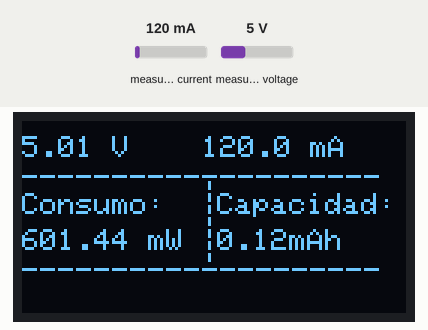
Recording of a sketch running on a simulated ESP32. Shown: 128×64 one-colour display. The test bench sets the inputs (shaded band); at power-on: measured current 120 mA, measured voltage 5 V. WiFi joins after 1.5 s; servers stay silent unless stated; the local clock reads 2024-03-15 10:24:30 at power-on unless the sketch sets it; storage starts empty; what the sketch prints to the serial monitor is not drawn.

Above: at 3.0 s.
3.1 s: measured current set to 500 mA
At 5.1 s:
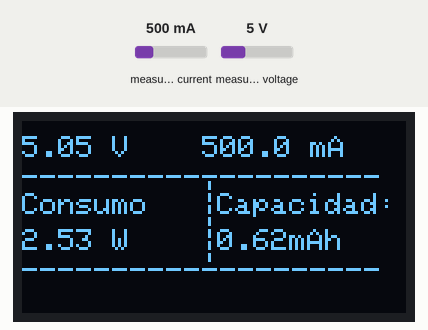
9.0 s: measured current set to 983 mA
At 10.9 s:
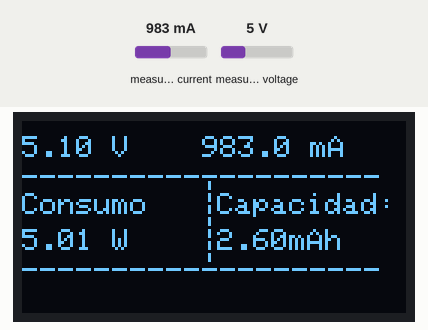
13.6 s: measured current set to 1027 mA
At 15.2 s:
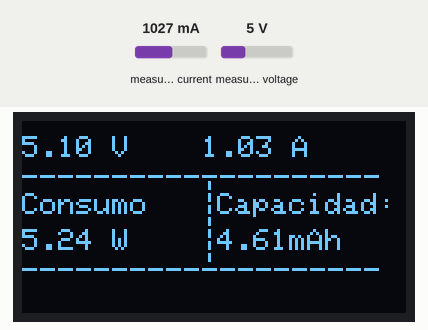
19.5 s: measured voltage set to 0.3 V
At 20.9 s:
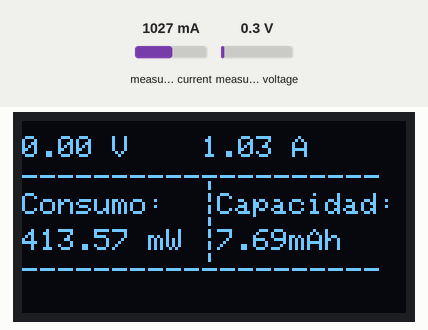
25.4 s: measured voltage set to 3.8 V
At 26.8 s:
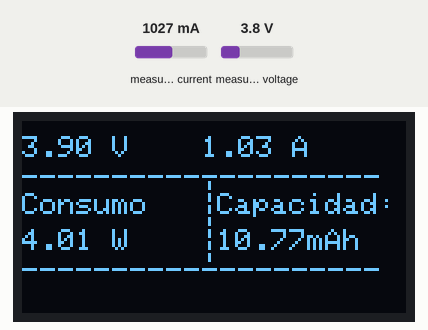
Timing chart, 0 to 28.4 s (numbered marks = the images above; inputs shaded):
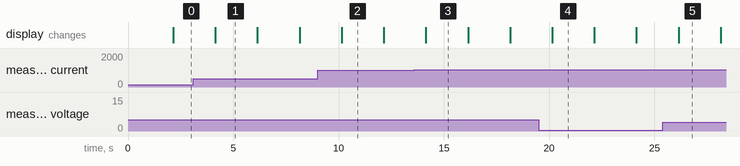

The sketch:

ina_prueba.ino
```cpp
#define BLYNK_PRINT Serial
#define BLYNK_TEMPLATE_ID "TMPLNXjDP_bx"
#define BLYNK_DEVICE_NAME "multimetro"


#include <SPI.h>
#include <Wire.h>
#include <Adafruit_INA219.h>
#include <Adafruit_GFX.h>
#include <Adafruit_SSD1306.h>
#include "RTClib.h"
#include <SD.h>
#include <BlynkSimpleEsp32.h>

/****************************************************************************/

#define SCREEN_WIDTH 128 // OLED display width, in pixels
#define SCREEN_HEIGHT 64 // OLED display height, in pixels
#define OLED_RESET     -1 // Reset pin # (or -1 if sharing Arduino reset pin)
#define SCREEN_ADDRESS 0x3C ///< See datasheet for Address; 0x3D for 128x64, 0x3C for 128x32
// Declaration for an SSD1306 display connected to I2C (SDA, SCL pins)
Adafruit_SSD1306 display(SCREEN_WIDTH, SCREEN_HEIGHT, &Wire, OLED_RESET);
Adafruit_INA219 ina219;
RTC_DS3231 rtc;
TimeSpan step = TimeSpan(60);
File file;
DateTime now, later;
String data;
BlynkTimer timer;

char auth[] = "_zh-V47ti_h3IBFWfak1fOZKX3c8EIlo";
char ssid[] = "CARBAJALJORDAN";
char pass[] = "77wilbermariel77";


unsigned long previousMillis = 0;
unsigned long interval = 2000;
float shuntvoltage = 0.00;
float busvoltage = 0.00;
float current = 0.00;
float loadvoltage = 0.00;
//float energy = 0.00,  energyCost, energyPrevious, energyDifference;
float power = 0.00;
float capacity = 0.00;
static const uint8_t image_data[] = {
    0x00, 0x00, 0x00, 0x00, 0x00, 0x00,
    0x00, 0x00, 0x00, 0x00, 0x00, 0x00,
    0x00, 0x00, 0x00, 0x00, 0x00, 0x00,
    0x00, 0x00, 0x08, 0x00, 0x00, 0x00,
    0x00, 0x00, 0x18, 0x00, 0x00, 0x00,
    0x00, 0x00, 0x38, 0x00, 0x00, 0x00,
    0x00, 0x00, 0x78, 0x00, 0x00, 0x00,
    0x00, 0x00, 0x78, 0x00, 0x00, 0x00,
    0x00, 0x80, 0x78, 0x00, 0x10, 0x00,
    0x01, 0x00, 0xfc, 0x00, 0x08, 0x00,
    0x01, 0x00, 0xfc, 0x00, 0x08, 0x00,
    0x03, 0x00, 0xfe, 0x00, 0x0c, 0x00,
    0x06, 0x00, 0xff, 0x00, 0x04, 0x00,
    0x06, 0x00, 0xff, 0x80, 0x06, 0x00,
    0x06, 0x00, 0xff, 0xc0, 0x06, 0x00,
    0x0e, 0x00, 0xff, 0xc0, 0x07, 0x00,
    0x0e, 0x00, 0xff, 0xe0, 0x07, 0x00,
    0x0e, 0x00, 0x7f, 0xe0, 0x07, 0x00,
    0x0e, 0x00, 0x7f, 0xf0, 0x07, 0x00,
    0x1e, 0x00, 0x3f, 0xf0, 0x07, 0x00,
    0x1e, 0x00, 0x3f, 0xf0, 0x07, 0x80,
    0x1f, 0x00, 0x1f, 0xf0, 0x0f, 0x80,
    0x1f, 0x00, 0x0f, 0xf0, 0x0f, 0x80,
    0x1f, 0x00, 0x07, 0xf0, 0x0f, 0x80,
    0x1f, 0x80, 0x03, 0xf0, 0x1f, 0x00,
    0x0f, 0x80, 0x03, 0xf0, 0x1f, 0x00,
    0x0f, 0xc0, 0x01, 0xe0, 0x3f, 0x00,
    0x0f, 0xe0, 0x01, 0xe0, 0x7f, 0x00,
    0x0f, 0xf0, 0x01, 0xc0, 0xff, 0x00,
    0x07, 0xf8, 0x01, 0xc1, 0xfe, 0x00,
    0x07, 0xfc, 0x01, 0x83, 0xfe, 0x00,
    0x07, 0xff, 0x01, 0x0f, 0xfc, 0x00,
    0x03, 0xff, 0xe2, 0x7f, 0xfc, 0x00,
    0x01, 0xff, 0xff, 0xff, 0xf8, 0x00,
    0x01, 0xff, 0xff, 0xff, 0xf8, 0x00,
    0x00, 0xff, 0xff, 0xff, 0xf0, 0x00,
    0x00, 0x7f, 0xff, 0xff, 0xe0, 0x00,
    0x00, 0x3f, 0xff, 0xff, 0xc0, 0x00,
    0x00, 0x1f, 0xff, 0xff, 0x80, 0x00,
    0x00, 0x07, 0xff, 0xfe, 0x00, 0x00,
    0x00, 0x03, 0xff, 0xfc, 0x00, 0x00,
    0x00, 0x00, 0x7f, 0xe0, 0x00, 0x00,
    0x00, 0x00, 0x00, 0x00, 0x00, 0x00,
    0x00, 0x00, 0x00, 0x00, 0x00, 0x00,
    0x00, 0x00, 0x00, 0x00, 0x00, 0x00
};
void send_sensor() {
  now = rtc.now();
  if(later == now) {
    later = now + step;
    ina219values();
    Serial.println("Hora de grabar......");
    //loadvoltage,current,power,capacity
    if(isnan(loadvoltage) || isnan(current)||isnan(power) || isnan(capacity)) {
      Serial.println("Error de lectura");
      return;
    }
    file = SD.open("/Ejercicio1.csv", FILE_APPEND);
    if (file) {
      Serial.println("imprimiendo....");
      data = String(now.day()) + "/" + String(now.month()) + "/" + String(now.year()) + "," + String(now.hour()) + ":" +
      String(now.minute()) + ":" + String(now.second()) + " , " + String(loadvoltage) + "V   , " + String(current)+ "mA  , " + String(power) + "mW  ,  " + String(capacity)+"mAh";
      file.println(data);
      file.close();
    } else {
      Serial.println("Error al abrir el archivo");
    }
    Blynk.virtualWrite(V0, loadvoltage);

    Blynk.virtualWrite(V1, current);
    Blynk.virtualWrite(V2, power/1000);
    Blynk.virtualWrite(V4, capacity);
    Blynk.virtualWrite(V7, current);

   // displaydata();
  }
}

void setup()
{
  Serial.begin(115200);
  while (!Serial) {
    // will pause Zero, Leonardo, etc until serial console opens
    delay(1);
  }

  uint32_t currentFrequency;

  Serial.begin(9600);
  // initialize OLED display
  display.begin(SSD1306_SWITCHCAPVCC, 0x3C);
  display.clearDisplay();
  display.setTextColor(WHITE);
  display.setTextSize(2);
  display.setCursor(0, 0);
  display.print("Multimetro");
  display.drawBitmap(40,20, image_data,44, 45, 1);
  display.display();


  // Inicia INA219.

  if (! ina219.begin()) {
    Serial.println("Error encontrando INA219 chip");
    while (1) {
      delay(10);
    }
  }
  if (!rtc.begin()) {
      Serial.println("Error en el reloj");
      while (1);
  }
  if (!SD.begin()) {
      Serial.println("Error en la sd");
      while(1);
    }
  if (rtc.lostPower()) {
        rtc.adjust(DateTime(F(__DATE__), F(__TIME__)));
  }
  if (!SD.exists("/Ejercicio1.csv")) {
    file = SD.open("/Ejercicio1.csv", FILE_WRITE);
    if (file) {
      file.println("Fecha,Hora,Humedad,Temperatura");
      file.close();
    } else {
      Serial.println("Error al crear el archivo.");
    }

  }
  now = rtc.now();
  later = rtc.now() + TimeSpan(60);


  Serial.println("Multimetro con INA219 ...");
  Blynk.begin(auth, ssid, pass);
  timer.setInterval(10, send_sensor);
}


void loop()
{

  Blynk.run();
  timer.run();
  unsigned long currentMillis = millis();
  if (currentMillis - previousMillis >= interval)
  {
    previousMillis = currentMillis;
    ina219values();
    displaydata();
  }
  send_sensor();
}
void ina219values()  {

  shuntvoltage = ina219.getShuntVoltage_mV();
  busvoltage = ina219.getBusVoltage_V();
  current = ina219.getCurrent_mA();
  loadvoltage = busvoltage + (shuntvoltage / 1000);
  power = loadvoltage * current;
  capacity = capacity + current / 1000;

  if (loadvoltage < 1 )loadvoltage = 0;
  if (current < 1 )
  {
    current = 0;
    power = 0;
    capacity = 0;
  }

  Serial.print("Bus Voltage:   "); Serial.print(busvoltage); Serial.println(" V");
  Serial.print("Shunt Voltage: "); Serial.print(shuntvoltage); Serial.println(" mV");
  Serial.print("Load Voltage:  "); Serial.print(loadvoltage); Serial.println(" V");
  Serial.print("Current:       "); Serial.print(current); Serial.println(" mA");
  Serial.print("Power:         "); Serial.print(power); Serial.println(" mW");
  Serial.print("Capacity:      "); Serial.print(capacity); Serial.println(" mAh");

  Serial.println("-------------------------");
}
void displaydata() {
  display.clearDisplay();
  display.setTextColor(WHITE);
  display.setTextSize(1);
  //variables de salida loadvoltage,current,power,capacity
  // VOLTAJE
  display.setCursor(0, 5);
  display.print(loadvoltage, 2);
  display.print(" V");
  // CORRIENTE
  if (current > 1000) {
    display.setCursor(60, 5);
    display.print((current / 1000), 2);
    display.println(" A");
    display.setCursor(0, 15);
    display.println("--------------------");
  }
  else
  {
    display.setCursor(60, 5);
    display.print(current, 1);
    display.println(" mA");
    display.setCursor(0, 15);
    display.println("--------------------");
  }

//Impresion  para separacion
  display.setCursor(60, 20);
  display.print("|");
  display.setCursor(60, 24);
  display.print("|");
  display.setCursor(60, 28);
  display.print("|");
  display.setCursor(60, 32);
  display.print("|");
  display.setCursor(60, 36);
  display.print("|");
  display.setCursor(60, 40);
  display.print("|");
  display.setCursor(0, 46);
  display.print("--------------------");

  // Potencia
  if (power > 1000) {
    display.setCursor(0, 24);
    display.print("Consumo");
    display.setCursor(0, 36);
    display.print(String((power / 1000), 2));
    display.println(" W");
  }
  else {
    display.setCursor(0, 24);
    display.print("Consumo: ");
    display.setCursor(0, 36);
    display.print(power, 2);
    display.println(" mW");
  }

  // Capacidad
  if (capacity > 1000) {
    display.setCursor(65, 24);
    display.println("Capacidad: ");
    display.setCursor(65, 36);
    display.print((capacity / 1000), 2);
    display.println(" Ah");
  }
  else
  {
    display.setCursor(65, 24);
    display.println("Capacidad: ");
    display.setCursor(65, 36);
    display.print(capacity, 2);
    display.println("mAh");
  }
  display.display();
}
```

Measured:
- the behaviour switches between 1000 and 1001 mA on measured current (found by bisection; images 2 and 3)
- after the input at 3.1 s, the display: changes after 1.0 s (image 1)
- after the input at 13.6 s, the display: changes after 0.55 s (image 3)
- after the input at 19.5 s, the display: changes after 0.65 s (image 4)
- after the input at 25.4 s, the display: changes after 0.75 s (image 5)
- what the display in image 1 shows lasts 2.0 s, from 4.1 s to 6.1 s
